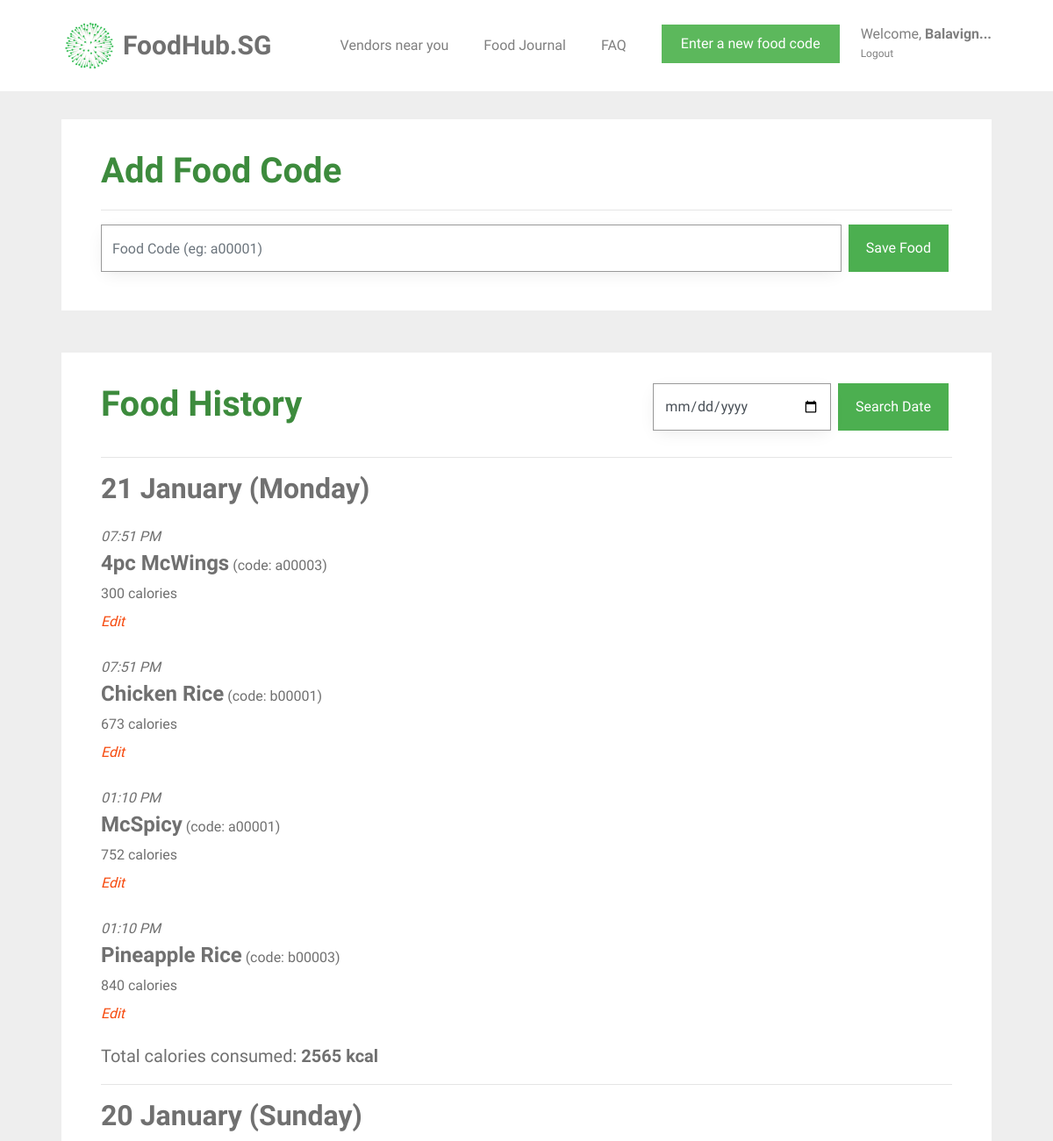
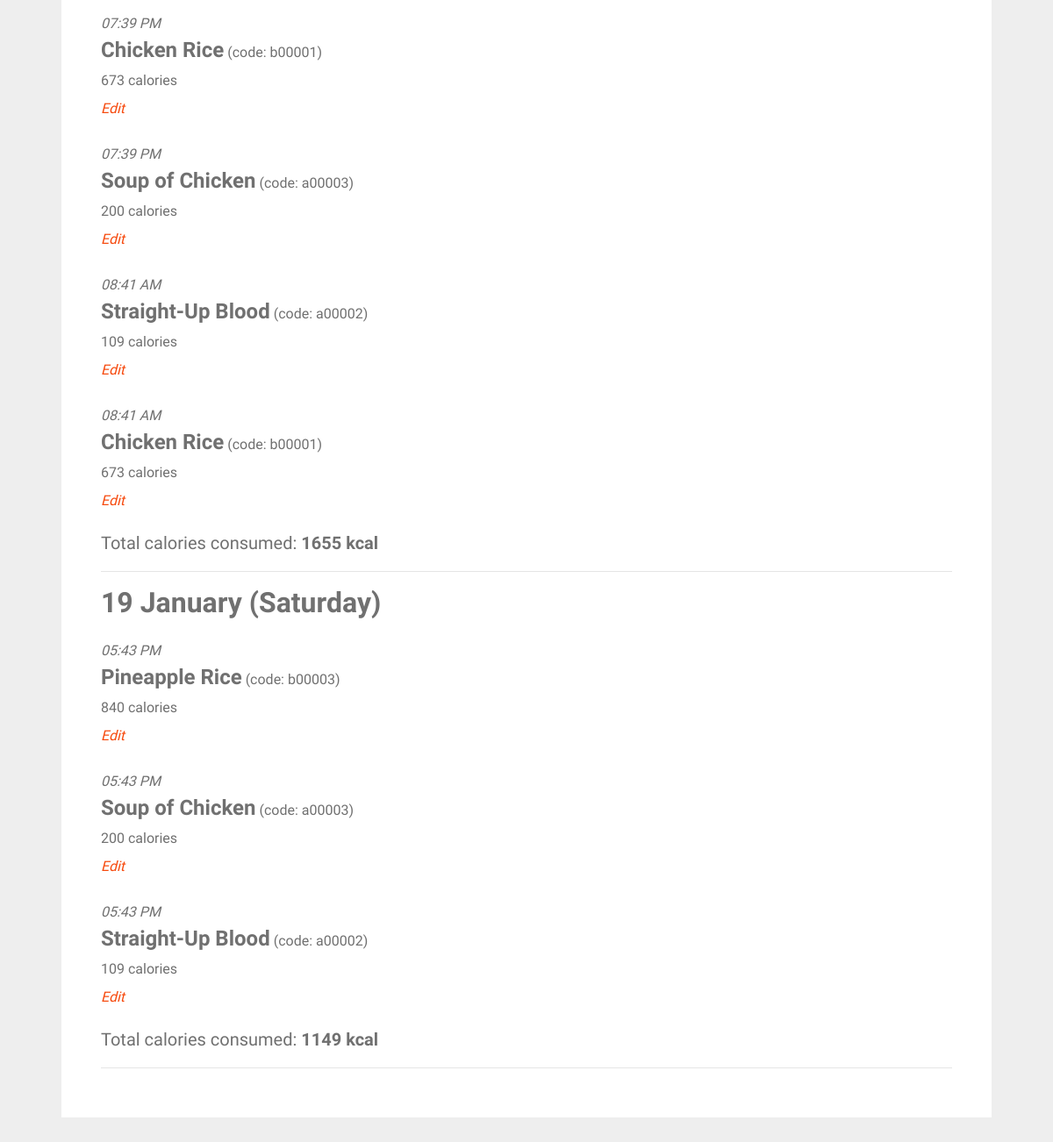
The app's page /food_journal (signed in) with its own data (2 pictures, top to bottom).
### tables this page shows
CREATE TABLE food_entry (
  id INTEGER PRIMARY KEY AUTOINCREMENT,
  creator_id INTEGER NOT NULL,
  created TIMESTAMP NOT NULL DEFAULT (datetime('now','localtime')),
  food_code VARCHAR(6) NOT NULL,
  food_name TEXT NOT NULL,
  calories INT NOT NULL,
  FOREIGN KEY (creator_id) REFERENCES user (id)
);

### foodhubsg/food.py (the view, shortened to what this page needs)
@bp.route('/food_journal', methods=('GET', 'POST'))
@login_required
def food_journal():
    db = get_db()
    food_items = db.execute(
        'SELECT f.id, creator_id, food_name, created, calories, food_code, email'
        ' FROM food_entry f JOIN user u ON f.creator_id = u.id'
        ' WHERE f.creator_id = ?'
        ' ORDER BY datetime(created) DESC',
        (g.user['id'],),
    ).fetchall()
    users = db.execute(
        'SELECT id, name, email, password, height, weight, location'
        ' FROM user'
        ' WHERE id = ?',
        (g.user['id'],),
    ).fetchall()
    user_info = ProcessUserInfo(food_items, users)
    info = user_info.get_info()
    return render_template('food/food_journal.html', food_items=info["food_items"],
                           food_dates=info["food_dates"], all_dates=info["all_dates"],
                           calories_list=info["calories_list"], name=info["name"],
                           weight=info["weight"], height=info["height"], bmi=info["bmi"],
                           user_average_calories=info["user_average_calories"],
                           number_of_days=info["number_of_days"], food_exists=info["food_exists"],
                           now=datetime.utcnow())

### foodhubsg/auth.py (called while the page is built)
def login_required(view):
    @functools.wraps(view)
    def wrapped_view(**kwargs):
        if g.user is None:
            return redirect(url_for('auth.login'))
        return view(**kwargs)
    return wrapped_view

@bp.before_app_request
def load_logged_in_user():
    user_id = session.get('user_id')
    if user_id is None:
        g.user = None
    else:
        g.user = get_db().execute(
            'SELECT * FROM user WHERE id = ?', (user_id,)
        ).fetchone()

### foodhubsg/classes.py (called while the page is built)
def remove_duplicates(values):
    output = []
    seen = set()
    for value in values:
        if value not in seen:
            output.append(value)
            seen.add(value)
    return output

    def get_area(self):
        return self.__area

### foodhubsg/db.py (called while the page is built)
def get_db():
    if 'db' not in g:
        g.db = sqlite3.connect(
            current_app.config['DATABASE'],
            detect_types=sqlite3.PARSE_DECLTYPES
        )
        g.db.row_factory = sqlite3.Row
    return g.db

### foodhubsg/templates/food/food_journal.html (shortened to what this page needs)
{% extends 'base.html' %}
{% block content %}
<div id="colorlib-container">
    <div class="container">
        <div class="box1">
        <div class="row row-pb-md">
            <div class="col-md-12">
                <form method="post">
                    <header id="summary-header">
                        <h1 class="font_color"><b>Add Food Code</b></h1>
                        <hr>
                    </header>
                    <div class="input-group">
                        <input name="code" id="code" class="form-control" value="{{ request.form['code'] }}" placeholder="Food Code (eg: a00001)" required>
                        <span class="input-group-btn">
                            <input type="submit" name="action" value="Save Food" class="btn btn-primary" style="background-color: #4CAF50; height: 54px; margin-left: 0.5em;">
                        </span>
                    </div>
                </form>
            </div>
        </div>
        </div>
        <div class="box1">
        <div class="row row-pb-md">
            <div class="col-md-12">
                <form method="post">
                    <header id="summary-header">
                        <div class="input-group">
                            <h1 class="font_color"><b>Food History</b></h1>
                            <input type="date" name="search-date" id="search-date" class="form-control" style="margin-left: 25em;" min="2005-01-01" max="2030-12-31" required>
                            <span class="input-group-btn">
                                <input type="submit" name="action" value="Search Date" class="btn btn-primary" style="background-color: #4CAF50; height: 54px; margin-left: 0.5em;">
                            </span>
                        </div>
                        <hr>
                    </header>
                </form>
                {% if food_exists == 0 %}
                    <article class="food-journal">
                        <header>
                            <div class="food-subsection">
                                <h4><b>No food added to list</b></h4>
                            </div>
                        </header>
                    </article>
                {% else %}
                    <div id="accordion">
                    {% for date in food_dates %}
                        {% set example_food = date[0] %}
                        {% if now.strftime('%Y') == example_food['created'].strftime('%Y') %}
                            {% set example_date = example_food['created'].strftime('%d %B (%A)') %}
                        {% else %}
                            {% set example_date = example_food['created'].strftime('%d %B %Y (%A)') %}
                        {% endif %}
                        <h2> <b>{{ example_date }}</b> </h2>
                        {% for food in date %}
                            <article class="food-journal">
                                <header>
                                    <div class="food-subsection">
                                        <div id="time-created"> <i>{{ food['created'].strftime('%I:%M %p') }}</i> </div>
                                        <h4 style="margin-bottom: 0; display: inline"><b>{{ food['food_name'] }}</b></h4>
                                        <p style="display: inline">(code: {{ food['food_code'] }})</p>
                                        <p>
                                        {{ food['calories'] }} calories <br>
                                        <a class="action" href="{{ url_for('food.edit_food', id = food['id']) }}"><i>Edit</i></a>
                                        </p>
                                    </div>
                                </header>
                            </article>
                        {% endfor %}
                        <h5>Total calories consumed: <b> {{ calories_list[loop.index - 1] }} kcal </b> </h5>
                        <hr>
                    {% endfor %}
                {% endif %}
            </div>
            </div>
        </div>
        </div>
    </div>
{% endblock %}

### foodhubsg/static/css/style.css (style rules this page uses)
.font_color { color: #3d8b3d; }
a { color: #F6490D; -webkit-transition: 0.5s; -o-transition: 0.5s; transition: 0.5s; }
p { margin-bottom: 20px; }
h1, h2, h3, h4, h5, h6, figure { color: #707070; font-weight: 400; margin: 0 0 20px 0; }
#colorlib-container, #colorlib-instagram, #colorlib-about, #colorlib-contact, #colorlib-footer { padding: 2em 0; clear: both; }
.form-control { -webkit-box-shadow: none; -moz-box-shadow: none; -ms-box-shadow: none; -o-box-shadow: none; box-shadow: none; border: none; font-size: 16px !important; font-weight: 300; -webkit-border-radius: 0px; -moz-border-radius: 0px; -ms-border-radius: 0px; border-radius: 0px; }
.btn { margin-right: 4px; margin-bottom: 4px; font-size: 16px; font-weight: 400; -webkit-border-radius: 30px; -moz-border-radius: 30px; -ms-border-radius: 30px; border-radius: 30px; -webkit-transition: 0.5s; -o-transition: 0.5s; transition: 0.5s; padding: 8px 20px; }
.btn-primary { background: #F6490D; color: #fff; }
.form-control { -webkit-box-shadow: none; box-shadow: none; background: transparent; border: 1px solid rgba(0, 0, 0, 0.1); height: 54px; font-size: 18px; font-weight: 300; }
.row-pb-md { padding: 2em !important; }
.btn-primary { border-radius: 0; border-width: 0; }
.btn { border-radius: 0; }
.food-subsection { margin: 0.7em 0 1.0em 0; }
.form-control { border-width: 0.2px; border-color: #999999; box-shadow: 0 5px 20px -5px rgba(0,0,0,0.1); }
.box1 { background: #ffffff; padding: 0.5em; margin-bottom: 3em; transition: box-shadow 0.5s; }
.row.row-pb-md { margin: -5px -10px 0 -10px; }
.container { padding-right: 2.5em; padding-left: 2.5em; }
#search-date { width: 10em; }

### records on screen
food_entry: example_date "21 January (Monday)", created "07:51 PM", food_name "4pc McWings", food_code "a00003", calories "300", calories_list "2565"
food_entry: created "07:51 PM", food_name "Chicken Rice", food_code "b00001", calories "673"
food_entry: created "01:10 PM", food_name "McSpicy", food_code "a00001", calories "752"
food_entry: created "01:10 PM", food_name "Pineapple Rice", food_code "b00003", calories "840"
food_entry: example_date "20 January (Sunday)", created "07:39 PM", food_name "Chicken Rice", food_code "b00001", calories "673", calories_list "1655"
food_entry: created "07:39 PM", food_name "Soup of Chicken", food_code "a00003", calories "200"
food_entry: created "08:41 AM", food_name "Straight-Up Blood", food_code "a00002", calories "109"
food_entry: created "08:41 AM", food_name "Chicken Rice", food_code "b00001", calories "673"
food_entry: example_date "19 January (Saturday)", created "05:43 PM", food_name "Pineapple Rice", food_code "b00003", calories "840", calories_list "1149"
food_entry: created "05:43 PM", food_name "Soup of Chicken", food_code "a00003", calories "200"
food_entry: created "05:43 PM", food_name "Straight-Up Blood", food_code "a00002", calories "109"
